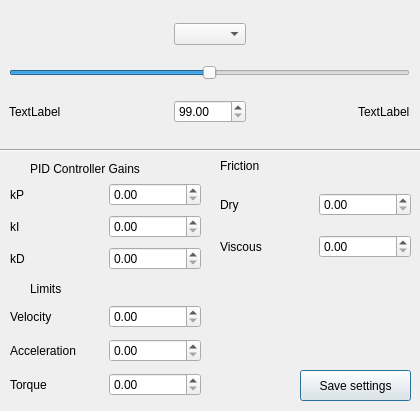
<?xml version="1.0" encoding="UTF-8"?>
<ui version="4.0">
 <class>DriverEdit</class>
 <widget class="QDialog" name="DriverEdit">
  <property name="geometry">
   <rect>
    <x>0</x>
    <y>0</y>
    <width>420</width>
    <height>411</height>
   </rect>
  </property>
  <property name="windowTitle">
   <string>Drivers</string>
  </property>
  <widget class="QDialogButtonBox" name="buttonBox">
   <property name="geometry">
    <rect>
     <x>280</x>
     <y>370</y>
     <width>131</width>
     <height>31</height>
    </rect>
   </property>
   <property name="orientation">
    <enum>Qt::Horizontal</enum>
   </property>
  </widget>
  <widget class="QWidget" name="gridLayoutWidget">
   <property name="geometry">
    <rect>
     <x>9</x>
     <y>9</y>
     <width>401</width>
     <height>131</height>
    </rect>
   </property>
   <layout class="QGridLayout" name="gridLayout">
    <item row="0" column="0" colspan="2">
     <spacer name="horizontalSpacer">
      <property name="orientation">
       <enum>Qt::Horizontal</enum>
      </property>
      <property name="sizeHint" stdset="0">
       <size>
        <width>40</width>
        <height>20</height>
       </size>
      </property>
     </spacer>
    </item>
    <item row="0" column="3" colspan="2">
     <spacer name="horizontalSpacer_2">
      <property name="orientation">
       <enum>Qt::Horizontal</enum>
      </property>
      <property name="sizeHint" stdset="0">
       <size>
        <width>40</width>
        <height>20</height>
       </size>
      </property>
     </spacer>
    </item>
    <item row="1" column="0" colspan="5">
     <widget class="QSlider" name="slider">
      <property name="styleSheet">
       <string notr="true"> QSlider::groove:vertical {
     background: red;
     position: absolute; /* absolutely position 4px from the left and right of the widget. setting margins on the widget should work too... */
     left: 4px; right: 4px;
 }

 QSlider::handle:vertical {
     height: 10px;
     background: green;
     margin: 0 -4px; /* expand outside the groove */
 }

 QSlider::add-page:vertical {
     background: white;
 }

 QSlider::sub-page:vertical {
     background: pink;
 }</string>
      </property>
      <property name="minimum">
       <number>0</number>
      </property>
      <property name="maximum">
       <number>1000</number>
      </property>
      <property name="singleStep">
       <number>1</number>
      </property>
      <property name="pageStep">
       <number>0</number>
      </property>
      <property name="value">
       <number>500</number>
      </property>
      <property name="sliderPosition">
       <number>500</number>
      </property>
      <property name="orientation">
       <enum>Qt::Horizontal</enum>
      </property>
      <property name="invertedAppearance">
       <bool>false</bool>
      </property>
      <property name="tickPosition">
       <enum>QSlider::NoTicks</enum>
      </property>
     </widget>
    </item>
    <item row="2" column="4">
     <widget class="QLabel" name="lbl_max">
      <property name="text">
       <string>TextLabel</string>
      </property>
      <property name="buddy">
       <cstring>doubleSpinBox</cstring>
      </property>
     </widget>
    </item>
    <item row="2" column="3">
     <spacer name="horizontalSpacer_4">
      <property name="orientation">
       <enum>Qt::Horizontal</enum>
      </property>
      <property name="sizeHint" stdset="0">
       <size>
        <width>40</width>
        <height>20</height>
       </size>
      </property>
     </spacer>
    </item>
    <item row="2" column="1">
     <spacer name="horizontalSpacer_3">
      <property name="orientation">
       <enum>Qt::Horizontal</enum>
      </property>
      <property name="sizeHint" stdset="0">
       <size>
        <width>40</width>
        <height>20</height>
       </size>
      </property>
     </spacer>
    </item>
    <item row="2" column="0">
     <widget class="QLabel" name="lbl_min">
      <property name="text">
       <string>TextLabel</string>
      </property>
      <property name="buddy">
       <cstring>doubleSpinBox</cstring>
      </property>
     </widget>
    </item>
    <item row="2" column="2">
     <widget class="QDoubleSpinBox" name="doubleSpinBox">
      <property name="minimum">
       <double>99.000000000000000</double>
      </property>
      <property name="singleStep">
       <double>0.030000000000000</double>
      </property>
     </widget>
    </item>
    <item row="0" column="2">
     <widget class="QComboBox" name="comboBox"/>
    </item>
   </layout>
  </widget>
  <widget class="Line" name="line">
   <property name="geometry">
    <rect>
     <x>0</x>
     <y>140</y>
     <width>421</width>
     <height>21</height>
    </rect>
   </property>
   <property name="orientation">
    <enum>Qt::Horizontal</enum>
   </property>
  </widget>
  <widget class="QWidget" name="gridLayoutWidget_2">
   <property name="geometry">
    <rect>
     <x>10</x>
     <y>180</y>
     <width>191</width>
     <height>95</height>
    </rect>
   </property>
   <layout class="QGridLayout" name="gridLayout_2">
    <item row="0" column="1">
     <widget class="QDoubleSpinBox" name="kPSpinBox"/>
    </item>
    <item row="0" column="0">
     <widget class="QLabel" name="label">
      <property name="text">
       <string>kP</string>
      </property>
     </widget>
    </item>
    <item row="1" column="0">
     <widget class="QLabel" name="label_3">
      <property name="text">
       <string>kI</string>
      </property>
     </widget>
    </item>
    <item row="1" column="1">
     <widget class="QDoubleSpinBox" name="kISpinBox"/>
    </item>
    <item row="2" column="0">
     <widget class="QLabel" name="label_2">
      <property name="text">
       <string>kD</string>
      </property>
     </widget>
    </item>
    <item row="2" column="1">
     <widget class="QDoubleSpinBox" name="kDSpinBox"/>
    </item>
   </layout>
  </widget>
  <widget class="QLabel" name="label_7">
   <property name="geometry">
    <rect>
     <x>30</x>
     <y>160</y>
     <width>171</width>
     <height>17</height>
    </rect>
   </property>
   <property name="text">
    <string>PID Controller Gains</string>
   </property>
  </widget>
  <widget class="QWidget" name="gridLayoutWidget_3">
   <property name="geometry">
    <rect>
     <x>220</x>
     <y>180</y>
     <width>191</width>
     <height>91</height>
    </rect>
   </property>
   <layout class="QGridLayout" name="gridLayout_3">
    <item row="0" column="1">
     <widget class="QDoubleSpinBox" name="dryFrictionSpinBox">
      <property name="maximum">
       <double>9.900000000000000</double>
      </property>
      <property name="singleStep">
       <double>0.100000000000000</double>
      </property>
     </widget>
    </item>
    <item row="0" column="0">
     <widget class="QLabel" name="label_4">
      <property name="text">
       <string>Dry</string>
      </property>
     </widget>
    </item>
    <item row="1" column="0">
     <widget class="QLabel" name="label_5">
      <property name="text">
       <string>Viscous</string>
      </property>
     </widget>
    </item>
    <item row="1" column="1">
     <widget class="QDoubleSpinBox" name="viscousFrictionSpinBox">
      <property name="maximum">
       <double>9.900000000000000</double>
      </property>
      <property name="singleStep">
       <double>0.100000000000000</double>
      </property>
     </widget>
    </item>
   </layout>
  </widget>
  <widget class="QLabel" name="label_6">
   <property name="geometry">
    <rect>
     <x>220</x>
     <y>150</y>
     <width>160</width>
     <height>31</height>
    </rect>
   </property>
   <property name="text">
    <string>Friction</string>
   </property>
  </widget>
  <widget class="QWidget" name="gridLayoutWidget_4">
   <property name="geometry">
    <rect>
     <x>10</x>
     <y>300</y>
     <width>191</width>
     <height>101</height>
    </rect>
   </property>
   <layout class="QGridLayout" name="gridLayout_4">
    <item row="1" column="1">
     <widget class="QDoubleSpinBox" name="amaxSpinBox">
      <property name="singleStep">
       <double>0.100000000000000</double>
      </property>
     </widget>
    </item>
    <item row="0" column="1">
     <widget class="QDoubleSpinBox" name="vmaxSpinBox">
      <property name="singleStep">
       <double>0.100000000000000</double>
      </property>
     </widget>
    </item>
    <item row="0" column="0">
     <widget class="QLabel" name="label_9">
      <property name="text">
       <string>Velocity</string>
      </property>
     </widget>
    </item>
    <item row="1" column="0">
     <widget class="QLabel" name="label_10">
      <property name="text">
       <string>Acceleration</string>
      </property>
     </widget>
    </item>
    <item row="2" column="0">
     <widget class="QLabel" name="label_11">
      <property name="text">
       <string>Torque</string>
      </property>
     </widget>
    </item>
    <item row="2" column="1">
     <widget class="QDoubleSpinBox" name="tmaxSpinBox"/>
    </item>
   </layout>
  </widget>
  <widget class="QLabel" name="label_8">
   <property name="geometry">
    <rect>
     <x>30</x>
     <y>280</y>
     <width>171</width>
     <height>17</height>
    </rect>
   </property>
   <property name="text">
    <string>Limits</string>
   </property>
  </widget>
  <widget class="QPushButton" name="saveButton">
   <property name="geometry">
    <rect>
     <x>300</x>
     <y>370</y>
     <width>111</width>
     <height>31</height>
    </rect>
   </property>
   <property name="text">
    <string>Save settings</string>
   </property>
  </widget>
 </widget>
 <tabstops>
  <tabstop>doubleSpinBox</tabstop>
  <tabstop>buttonBox</tabstop>
  <tabstop>comboBox</tabstop>
  <tabstop>slider</tabstop>
 </tabstops>
 <resources/>
 <connections>
  <connection>
   <sender>comboBox</sender>
   <signal>currentIndexChanged(int)</signal>
   <receiver>DriverEdit</receiver>
   <slot>NewSelection(int)</slot>
   <hints>
    <hint type="sourcelabel">
     <x>251</x>
     <y>39</y>
    </hint>
    <hint type="destinationlabel">
     <x>303</x>
     <y>19</y>
    </hint>
   </hints>
  </connection>
  <connection>
   <sender>slider</sender>
   <signal>valueChanged(int)</signal>
   <receiver>DriverEdit</receiver>
   <slot>HandleSlider(int)</slot>
   <hints>
    <hint type="sourcelabel">
     <x>50</x>
     <y>82</y>
    </hint>
    <hint type="destinationlabel">
     <x>32</x>
     <y>28</y>
    </hint>
   </hints>
  </connection>
  <connection>
   <sender>doubleSpinBox</sender>
   <signal>valueChanged(double)</signal>
   <receiver>DriverEdit</receiver>
   <slot>HandleSpinBox(double)</slot>
   <hints>
    <hint type="sourcelabel">
     <x>173</x>
     <y>119</y>
    </hint>
    <hint type="destinationlabel">
     <x>253</x>
     <y>99</y>
    </hint>
   </hints>
  </connection>
  <connection>
   <sender>kPSpinBox</sender>
   <signal>valueChanged(double)</signal>
   <receiver>DriverEdit</receiver>
   <slot>HandleKP(double)</slot>
   <hints>
    <hint type="sourcelabel">
     <x>149</x>
     <y>197</y>
    </hint>
    <hint type="destinationlabel">
     <x>252</x>
     <y>357</y>
    </hint>
   </hints>
  </connection>
  <connection>
   <sender>kISpinBox</sender>
   <signal>valueChanged(double)</signal>
   <receiver>DriverEdit</receiver>
   <slot>HandleKI(double)</slot>
   <hints>
    <hint type="sourcelabel">
     <x>131</x>
     <y>230</y>
    </hint>
    <hint type="destinationlabel">
     <x>229</x>
     <y>383</y>
    </hint>
   </hints>
  </connection>
  <connection>
   <sender>kDSpinBox</sender>
   <signal>valueChanged(double)</signal>
   <receiver>DriverEdit</receiver>
   <slot>HandleKD(double)</slot>
   <hints>
    <hint type="sourcelabel">
     <x>116</x>
     <y>256</y>
    </hint>
    <hint type="destinationlabel">
     <x>226</x>
     <y>299</y>
    </hint>
   </hints>
  </connection>
  <connection>
   <sender>dryFrictionSpinBox</sender>
   <signal>valueChanged(double)</signal>
   <receiver>DriverEdit</receiver>
   <slot>HandleDryFriction(double)</slot>
   <hints>
    <hint type="sourcelabel">
     <x>368</x>
     <y>205</y>
    </hint>
    <hint type="destinationlabel">
     <x>395</x>
     <y>166</y>
    </hint>
   </hints>
  </connection>
  <connection>
   <sender>viscousFrictionSpinBox</sender>
   <signal>valueChanged(double)</signal>
   <receiver>DriverEdit</receiver>
   <slot>HandleViscousFriction(double)</slot>
   <hints>
    <hint type="sourcelabel">
     <x>393</x>
     <y>241</y>
    </hint>
    <hint type="destinationlabel">
     <x>416</x>
     <y>228</y>
    </hint>
   </hints>
  </connection>
  <connection>
   <sender>vmaxSpinBox</sender>
   <signal>valueChanged(double)</signal>
   <receiver>DriverEdit</receiver>
   <slot>HandleVmax(double)</slot>
   <hints>
    <hint type="sourcelabel">
     <x>135</x>
     <y>321</y>
    </hint>
    <hint type="destinationlabel">
     <x>224</x>
     <y>329</y>
    </hint>
   </hints>
  </connection>
  <connection>
   <sender>amaxSpinBox</sender>
   <signal>valueChanged(double)</signal>
   <receiver>DriverEdit</receiver>
   <slot>HandleAmax(double)</slot>
   <hints>
    <hint type="sourcelabel">
     <x>164</x>
     <y>344</y>
    </hint>
    <hint type="destinationlabel">
     <x>225</x>
     <y>363</y>
    </hint>
   </hints>
  </connection>
  <connection>
   <sender>tmaxSpinBox</sender>
   <signal>valueChanged(double)</signal>
   <receiver>DriverEdit</receiver>
   <slot>HandleTmax(double)</slot>
   <hints>
    <hint type="sourcelabel">
     <x>130</x>
     <y>383</y>
    </hint>
    <hint type="destinationlabel">
     <x>218</x>
     <y>396</y>
    </hint>
   </hints>
  </connection>
  <connection>
   <sender>buttonBox</sender>
   <signal>rejected()</signal>
   <receiver>DriverEdit</receiver>
   <slot>reject()</slot>
   <hints>
    <hint type="sourcelabel">
     <x>410</x>
     <y>391</y>
    </hint>
    <hint type="destinationlabel">
     <x>286</x>
     <y>274</y>
    </hint>
   </hints>
  </connection>
  <connection>
   <sender>buttonBox</sender>
   <signal>accepted()</signal>
   <receiver>DriverEdit</receiver>
   <slot>accept()</slot>
   <hints>
    <hint type="sourcelabel">
     <x>410</x>
     <y>391</y>
    </hint>
    <hint type="destinationlabel">
     <x>157</x>
     <y>274</y>
    </hint>
   </hints>
  </connection>
  <connection>
   <sender>buttonBox</sender>
   <signal>accepted()</signal>
   <receiver>DriverEdit</receiver>
   <slot>SaveSettings()</slot>
   <hints>
    <hint type="sourcelabel">
     <x>374</x>
     <y>396</y>
    </hint>
    <hint type="destinationlabel">
     <x>329</x>
     <y>281</y>
    </hint>
   </hints>
  </connection>
 </connections>
 <slots>
  <slot>SetDriverValue()</slot>
  <slot>GetDriverValues(int)</slot>
  <slot>RequestDriverValue()</slot>
  <slot>ResetSlider()</slot>
  <slot>HandleSlider(int)</slot>
  <slot>HandleSpinBox(double)</slot>
  <slot>RequestDriverParameters()</slot>
  <slot>NewSelection(int)</slot>
  <slot>HandleKP(double)</slot>
  <slot>HandleKD(double)</slot>
  <slot>HandleKI(double)</slot>
  <slot>HandleDryFriction(double)</slot>
  <slot>HandleViscousFriction(double)</slot>
  <slot>HandleVmax(double)</slot>
  <slot>HandleAmax(double)</slot>
  <slot>HandleTmax(double)</slot>
  <slot>SaveSettings()</slot>
 </slots>
</ui>
